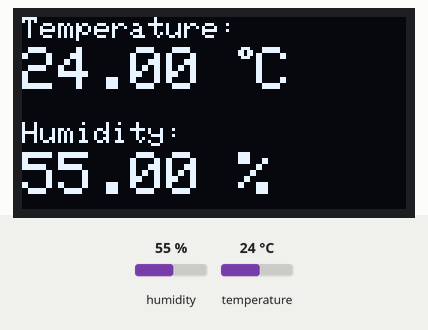
Recording of a sketch running on a simulated Arduino Uno, built with avr-gcc and run on an emulated ATmega328P. Shown: 128×64 one-colour display. Inputs (shaded band) come from the test bench; at power-on: humidity 55 %, temperature 24 °C.

Above: at 8.6 s.
8.7 s: humidity set to 22 %
At 13.4 s:
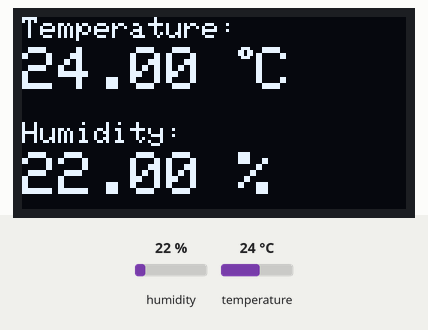
16.2 s: temperature set to 12 °C
At 18.6 s:
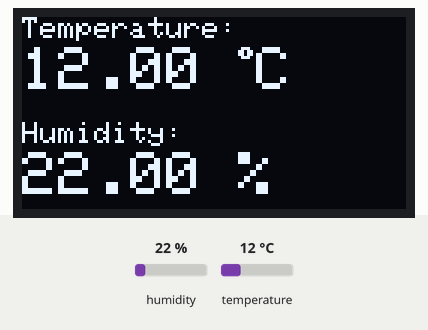
23.7 s: humidity set to 40 %
At 28.9 s:
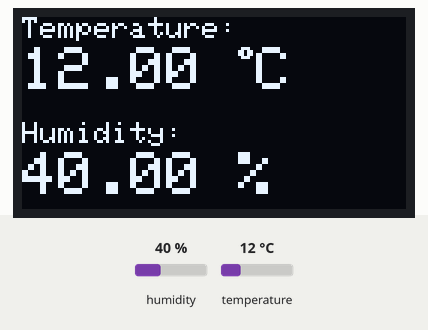
31.2 s: temperature set to 19 °C
At 34.0 s:
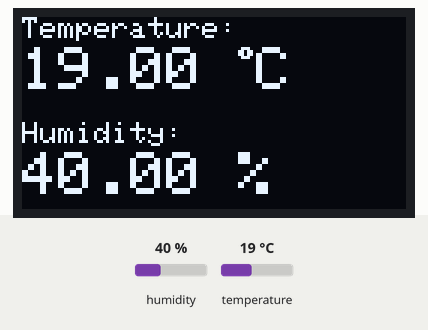
Timing chart, 0 to 35.5 s (numbered marks = the images above; inputs shaded):
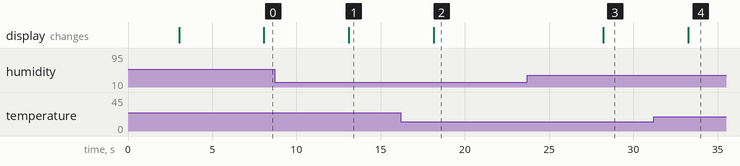

The sketch:

exp22-2.ino
```cpp
#include <Wire.h>
#include <Adafruit_GFX.h>
#include <Adafruit_SSD1306.h>
#include <DHT.h>
#define DHTTYPE    DHT22        // DHT 22 (AM2302)
#define DHTPIN 14               // Connected to the sensor
#define OLED_ADDR   0x3C        // OLED I2C Address
#define SCREEN_WIDTH 128        // OLED display width
#define SCREEN_HEIGHT 64        // OLED display height
// Declaration for an SSD1306 display connected to I2C (SDA, SCL pins)
Adafruit_SSD1306 oled(SCREEN_WIDTH, SCREEN_HEIGHT, &Wire, -1);
// Declaration for DHT22 Sensor
DHT dht(DHTPIN, DHTTYPE);

void setup()
{
   Serial.begin(9600);
   delay(3000);
   dht.begin();
   // initialize OLED with address 0x3C
   oled.begin(SSD1306_SWITCHCAPVCC, OLED_ADDR);
   oled.clearDisplay();           // Clear display
   oled.setTextColor(WHITE);      // Text color
}

void loop()
{
   delay(5000);
   //read temperature and humidity
   float t = dht.readTemperature();
   float h = dht.readHumidity();
   if (isnan(h) || isnan(t))
   {
      Serial.println("Failed to read from sensor.");
   }

   // clear display
   oled.clearDisplay();

   // display temperature
   oled.setTextSize(1);
   oled.setCursor(0,0);
   oled.print("Temperature: ");
   oled.setTextSize(2);
   oled.setCursor(0,10);
   oled.print(t);
   oled.print(" ");
   oled.setTextSize(1);
   oled.cp437(true);
   oled.write(248);
   oled.setTextSize(2);
   oled.print("C");

   // display humidity
   oled.setTextSize(1);
   oled.setCursor(0, 35);
   oled.print("Humidity: ");
   oled.setTextSize(2);
   oled.setCursor(0, 45);
   oled.print(h);
   oled.print(" %");
   oled.display();
}
```

Measured:
- after the input at 8.7 s, the display: changes after 4.4 s (image 1)
- after the input at 16.2 s, the display: changes after 1.9 s (image 2)
- after the input at 23.7 s, the display: changes after 4.5 s (image 3)
- after the input at 31.2 s, the display: changes after 2.0 s (image 4)
